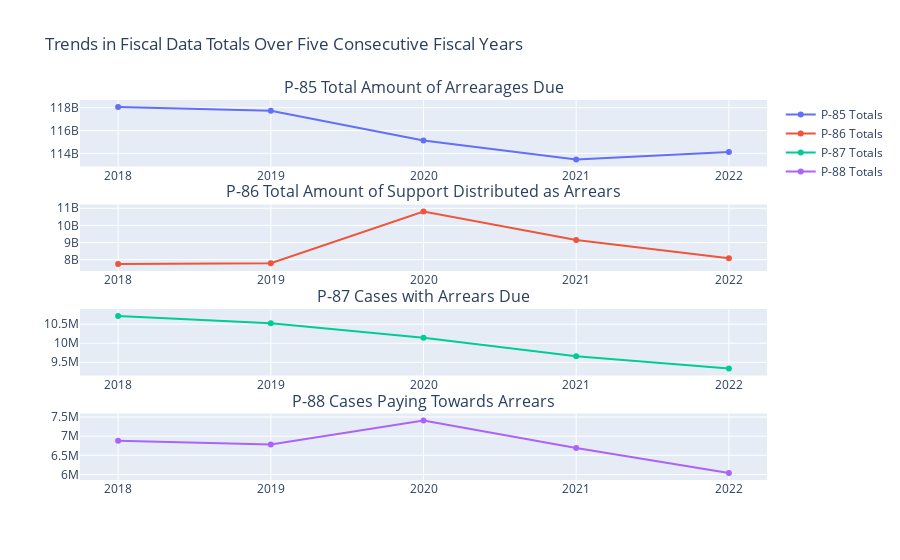

The cell this chart's notebook holds for it:
### Markdown cell above
## 8. Arrearages Trends

### Code cell
import pandas as pd
import plotly.graph_objs as go
from plotly.subplots import make_subplots

# Define the path to your Excel file
file_path = '/Users/asmafarooq/github/mids-datasci200-fall23-Asma-Farooq/fy_2022_preliminary_data_tables.xlsx' 

# Function to extract data from the sheet
def extract_data(file_path, sheet_name):
    # Load the entire sheet
    data = pd.read_excel(file_path, sheet_name=sheet_name, header=None)
    # Extract years from row 3 (Python index 2) and columns B to F (Python indices 1 to 5)
    # Convert to integer first to remove any decimal, then to string
    years = data.iloc[2, 1:6].astype(int).astype(str)
    # Extract totals from row 58 (Python index 57) and columns B to F (Python indices 1 to 5)
    totals = data.iloc[57, 1:6]
    return years, totals

# Create subplots
fig = make_subplots(
    rows=4, cols=1,
    subplot_titles=(
        "P-85 Total Amount of Arrearages Due",
        "P-86 Total Amount of Support Distributed as Arrears",
        "P-87 Cases with Arrears Due",
        "P-88 Cases Paying Towards Arrears"
    ),
    vertical_spacing=0.1
)

# For each sheet from P-85 to P-88, extract totals and add a trace to the subplot
for i, sheet_name in enumerate(['P-85', 'P-86', 'P-87', 'P-88'], start=1):
    years, totals = extract_data(file_path, sheet_name)
    fig.add_trace(
        go.Scatter(x=years, y=totals, mode='lines+markers', name=f'{sheet_name} Totals'),
        row=i, col=1
    )

# Update layout
fig.update_layout(height=2000, showlegend=True, title_text="Trends in Fiscal Data Totals Over Five Consecutive Fiscal Years")

# Show the plot
fig.show()

### Figure 1 — Plotly figure (JSON) as saved in the notebook; plotly's stock layout.template omitted (floating-point values rounded to 4 significant figures)
{"data": [{"mode": "lines+markers", "name": "P-85 Totals", "type": "scatter", "x": ["2018", "2019", "2020", "2021", "2022"], "xaxis": "x", "y": [118058611558, 117728564962, 115130048828, 113471723919, 114117117525], "yaxis": "y"}, {"mode": "lines+markers", "name": "P-86 Totals", "type": "scatter", "x": ["2018", "2019", "2020", "2021", "2022"], "xaxis": "x2", "y": [7746833742, 7791490061, 10807664717, 9143120697, 8078572371], "yaxis": "y2"}, {"mode": "lines+markers", "name": "P-87 Totals", "type": "scatter", "x": ["2018", "2019", "2020", "2021", "2022"], "xaxis": "x3", "y": [10712928, 10521593, 10142085, 9659322, 9339124], "yaxis": "y3"}, {"mode": "lines+markers", "name": "P-88 Totals", "type": "scatter", "x": ["2018", "2019", "2020", "2021", "2022"], "xaxis": "x4", "y": [6880815, 6784794, 7406264, 6691729, 6040942], "yaxis": "y4"}], "layout": {"annotations": [{"font": {"size": 16}, "showarrow": false, "text": "P-85 Total Amount of Arrearages Due", "x": 0.5, "xanchor": "center", "xref": "paper", "y": 1, "yanchor": "bottom", "yref": "paper"}, {"font": {"size": 16}, "showarrow": false, "text": "P-86 Total Amount of Support Distributed as Arrears", "x": 0.5, "xanchor": "center", "xref": "paper", "y": 0.725, "yanchor": "bottom", "yref": "paper"}, {"font": {"size": 16}, "showarrow": false, "text": "P-87 Cases with Arrears Due", "x": 0.5, "xanchor": "center", "xref": "paper", "y": 0.45, "yanchor": "bottom", "yref": "paper"}, {"font": {"size": 16}, "showarrow": false, "text": "P-88 Cases Paying Towards Arrears", "x": 0.5, "xanchor": "center", "xref": "paper", "y": 0.175, "yanchor": "bottom", "yref": "paper"}], "autosize": true, "showlegend": true, "title": {"text": "Trends in Fiscal Data Totals Over Five Consecutive Fiscal Years"}, "xaxis": {"anchor": "y", "autorange": true, "domain": [0, 1], "range": [-0.2397, 4.24], "type": "category"}, "xaxis2": {"anchor": "y2", "autorange": true, "domain": [0, 1], "range": [-0.2397, 4.24], "type": "category"}, "xaxis3": {"anchor": "y3", "autorange": true, "domain": [0, 1], "range": [-0.2397, 4.24], "type": "category"}, "xaxis4": {"anchor": "y4", "autorange": true, "domain": [0, 1], "range": [-0.2397, 4.24], "type": "category"}, "yaxis": {"anchor": "x", "autorange": true, "domain": [0.825, 1], "range": [113100000000.0, 118400000000.0], "type": "linear"}, "yaxis2": {"anchor": "x2", "autorange": true, "domain": [0.55, 0.725], "range": [7531000000.0, 11020000000.0], "type": "linear"}, "yaxis3": {"anchor": "x3", "autorange": true, "domain": [0.275, 0.45], "range": [9242000.0, 10810000.0], "type": "linear"}, "yaxis4": {"anchor": "x4", "autorange": true, "domain": [0, 0.175], "range": [5945000.0, 7502000.0], "type": "linear"}}}
